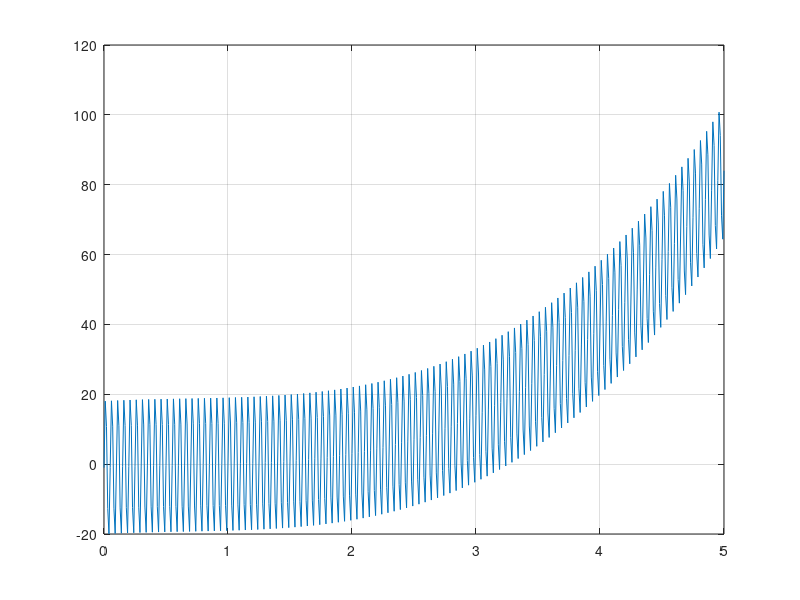
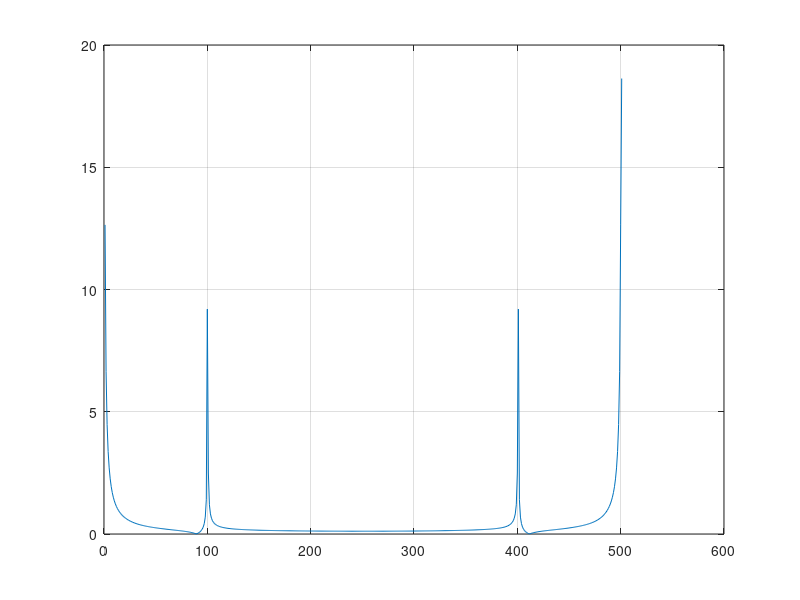
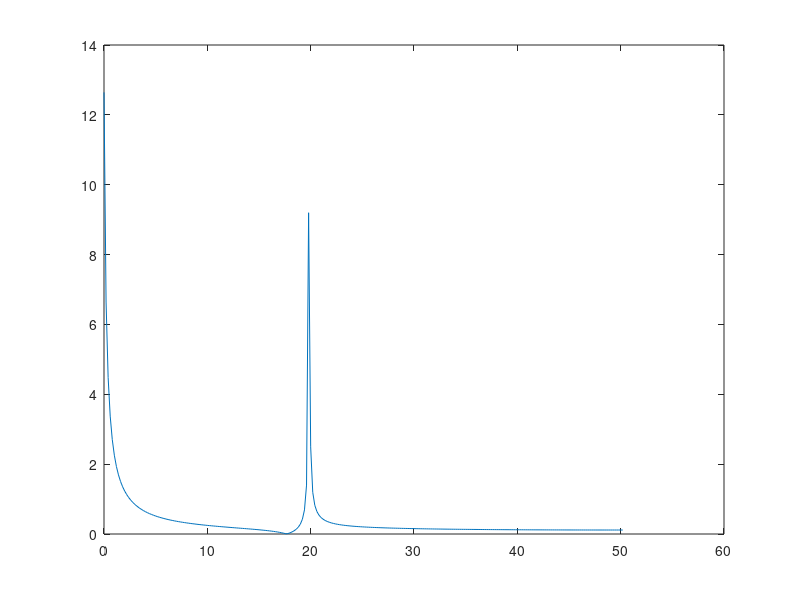
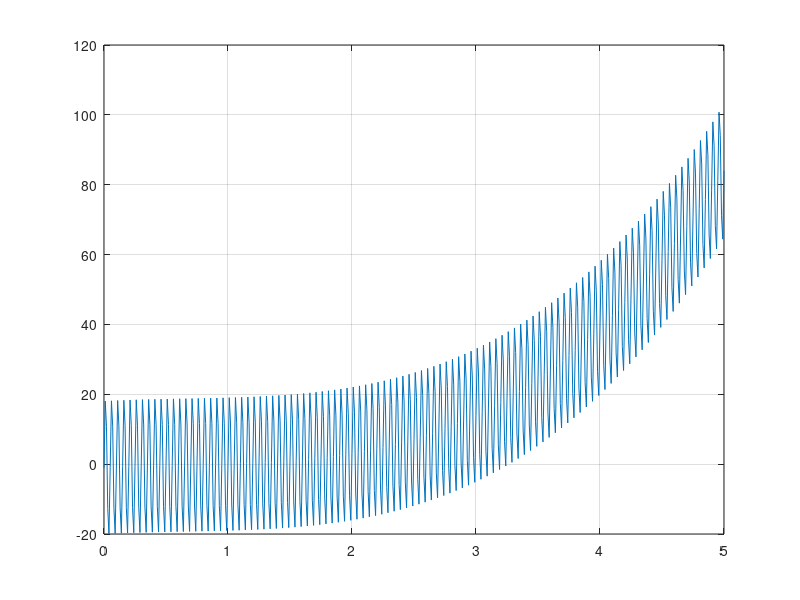

Write the MATLAB code that produced these figures, in order.
clear

% Записуємо початкові дані
delta_t = 0.01;
T = 5;
t = 0:delta_t:T;
y = load("f14.txt");
N = length(y);

% Будуємо графік спостережень
figure
plot(t,y), grid

% Дискретне перетворення Фур'є за початковими даними
fourier_func = zeros(1,N);
for m = 1:N
    for j = 1:N
        fourier_func(m) = fourier_func(m) + 1/N*y(j)*exp(1)^(-1i*2*pi/N*m*j);
    end
end

figure
% Знаходимо delta_f і будуємо графік перетворення Фур'є для показу
% екстремумів
delta_f = 1/T;
n = length(t);
plot(abs(fourier_func)),grid
f = 0:delta_f:round(n/2) * delta_f;

figure
plot(f,abs(fourier_func(1:round(n/2)+1)))

% Знаходимо локальні максимуми і частоти
fourier_func=abs(fourier_func);
counter = 0;
extr = zeros(2,1);
for j = 3:round(N/2)-1
    if(fourier_func(j) > fourier_func(j+1) && fourier_func(j) > fourier_func(j-1) && abs(fourier_func(j)-fourier_func(j+1)) > 1)
        counter = counter + 1;
        extr(counter) = j*delta_f
    end
end

% Будуємо та розв'язуємо систему рівнянь, щоб знайти коефіцієнти при
% частотах
f_sin = sin(2*pi*extr(1)*t);

A = [sum(t.^6), sum(t.^5), sum(t.^4), sum(f_sin.*t.^3), sum(t.^3);
     sum(t.^5), sum(t.^4), sum(t.^3), sum(f_sin.*t.^2), sum(t.^2);
     sum(t.^4), sum(t.^3), sum(t.^2), sum(f_sin.*t),    sum(t);
     sum(f_sin.*t.^3), sum(f_sin.*t.^2), sum(f_sin.*t), sum(f_sin.*f_sin), sum(N*f_sin);
     sum(t.^3), sum(t.^2), sum(t), sum(N*f_sin), N];

c = [sum(y.*t.^3), sum(y.*t.^2), sum(y.*t), sum(y.*f_sin),  sum(y)];

a = inv(A)*c'
temp = a'

% Отримана апроксимуюча функція
aprox_f = a(1).*t.^3 + a(2).*t.^2 + a(3).*t + a(4).*f_sin +a(5);

% Графік апроксимуючої функції
figure
plot(t, aprox_f), grid

% Середньоквадратична похибка
error_value = sum((aprox_f-y).^2)